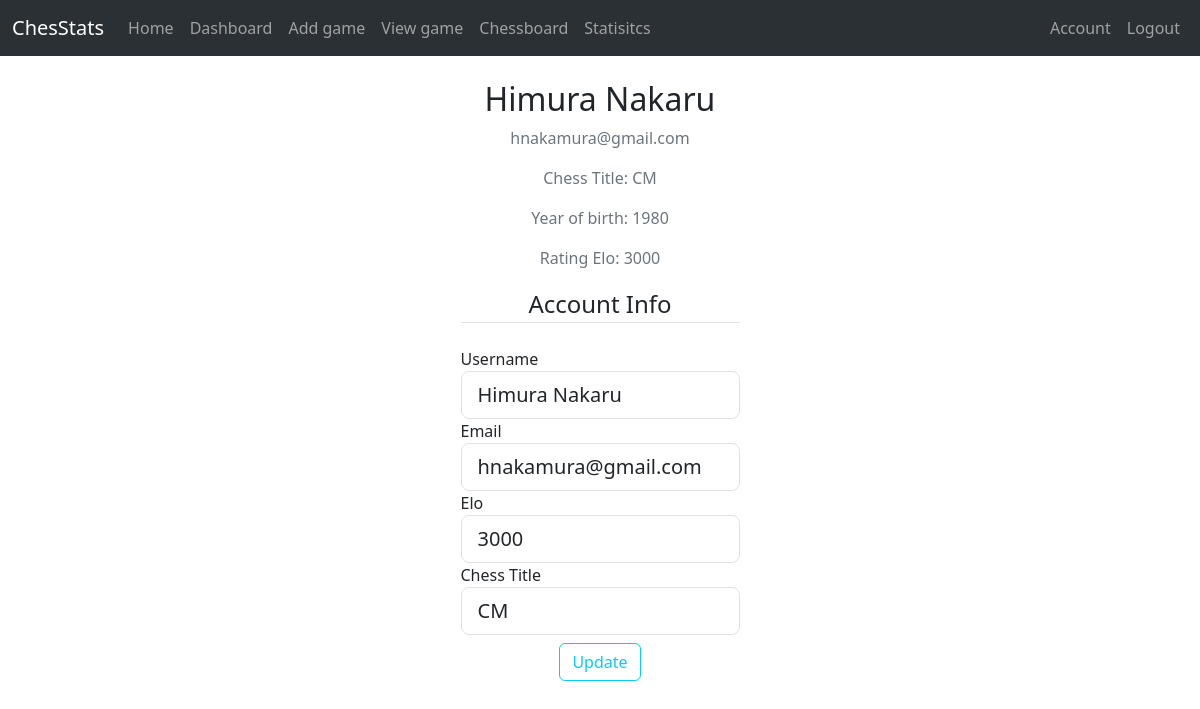
Page /account (signed in) on the earlier database version.
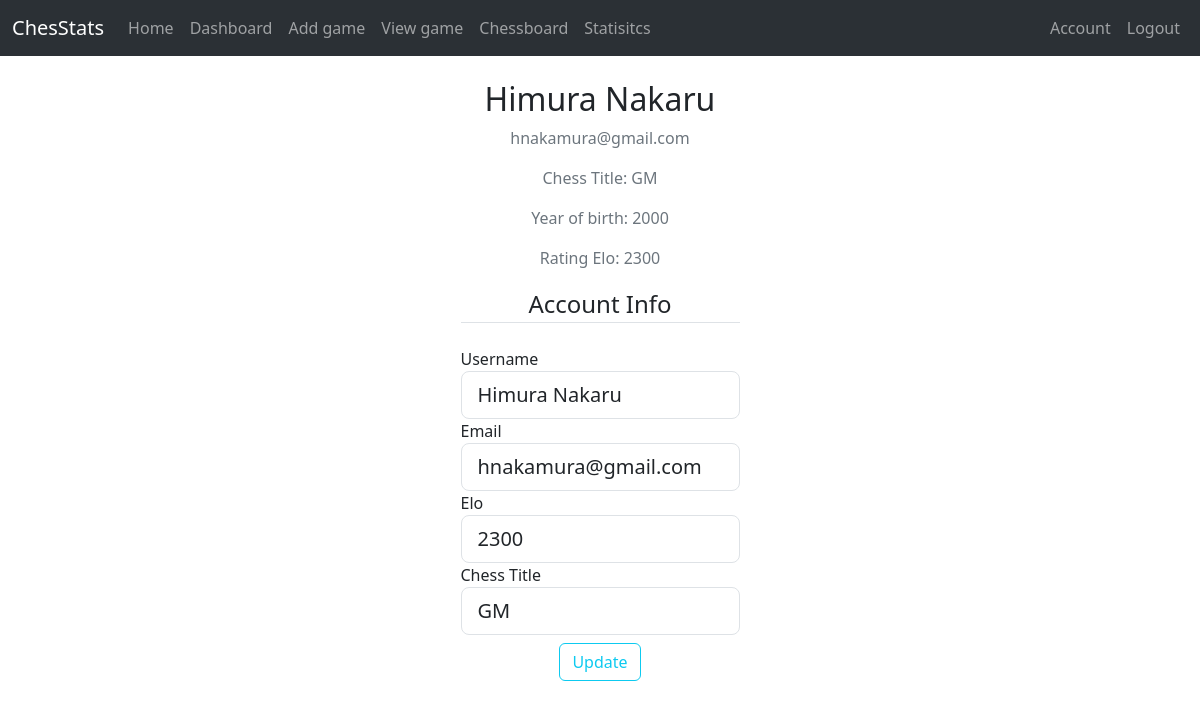
Same page on the later database version.
### tables this page shows
CREATE TABLE user
          (id INTEGER PRIMARY KEY AUTOINCREMENT,
          username TEXT,
          email TEXT,
          password TEXT,
          year_of_birth INTEGER,
          elo INTEGER,
          title TEXT);

### application/routes.py (the view)
@app.route("/account", methods=['GET', 'POST'])
@login_required
def account():
    form = UpdateAccountForm()
    if form.validate_on_submit():
        conn = sqlite3.connect('instance/chessdb.db')
        curs = conn.cursor()
        curs.execute(f'''UPDATE game
        SET player = "{form.username.data}"
        WHERE player = "{current_user.username}"
        ''')
        curs.execute(f'''UPDATE user
        SET username = "{form.username.data}", email = "{form.email.data}",
        elo = "{form.elo.data}", title = "{form.title.data}"
        WHERE id = "{current_user.get_id()}"''')
        conn.commit()
        conn.close()
        flash('Your account has been updated!', 'success')
        return redirect(url_for('account'))
    elif request.method == 'GET':
        form.username.data = current_user.username
        form.email.data = current_user.email
        form.elo.data = current_user.elo
        form.title.data = current_user.title
    return render_template('account.html', title='Account', form=form)

### application/forms.py (shortened to what this page needs)
class UpdateAccountForm(FlaskForm):
    username = StringField('Username',
                        validators=[DataRequired(), Length(min=2, max=20)])
    email = StringField('Email',
                        validators=[DataRequired(), Email()])
    elo = IntegerField('Elo',
                        validators=[NumberRange(1000,4000)])
    title = SelectField(u'Chess Title',
    choices=[('None'), ('WCM'), ('WFM'), ('WIM'), ('WGM'), ('CM'), ('FM'), ('IM'), ('GM')],
    validators=[DataRequired()])
    submit = SubmitField('Update')

### application/models.py (called while the page is built)
@login_manager.user_loader
def load_user(user_id):
     conn = sqlite3.connect("instance/chessdb.db")
     curs = conn.cursor()
     curs.execute("SELECT * from user where id = (?)", [user_id])
     query = curs.fetchone()
     conn.commit()
     conn.close()
     if query:
          return User(username=query[1], email=query[2], password=query[3], year_of_birth=query[4], elo=query[5], title=query[6])
     else:
          return None

### application/templates/account.html (shortened to what this page needs)
{% extends "layout.html" %}
{% block content %}
    <div class="content-section mt-4">
        <div class="d-flex justify-content-center">
            <div class="media-body">
            <h2 class="account-heading text-center">{{ current_user.username }}</h2>
            <p class="text-secondary text-center">{{ current_user.email }}</p>
            <p class="text-secondary text-center"> Chess Title: {{ current_user.title }}</p>
            <p class="text-secondary text-center"> Year of birth: {{ current_user.year_of_birth }}</p>
            <p class="text-secondary text-center"> Rating Elo: {{ current_user.elo }}</p>
            </div>
        </div>
    </div>
    <div class="content-section">
        <div class="d-flex justify-content-center">
            <form class="col-md-3" method="POST" action="">
                <fieldset class="form-group">
                    <legend class="border-bottom mb-4 text-center">Account Info</legend>
                    <div class="form-group">
                        {{ form.username.label(class="form-control-label") }}
                        {% if form.username.errors %}
                            {{ form.username(class="form-control form-control-lg is-invalid") }}
                            <div class="invalid-feedback">
                                {% for error in form.username.errors %}
                                    <span>{{ error }}</span>
                                {% endfor %}
                            </div>
                        {% else %}
                            {{ form.username(class="form-control form-control-lg") }}
                        {% endif %}
                    </div>
                    <div class="form-group">
                        {{ form.email.label(class="form-control-label") }}
                        {% if form.email.errors %}
                            {{ form.email(class="form-control form-control-lg is-invalid") }}
                            <div class="invalid-feedback">
                                {% for error in form.email.errors %}
                                    <span>{{ error }}</span>
                                {% endfor %}
                            </div>
                        {% else %}
                            {{ form.email(class="form-control form-control-lg") }}
                        {% endif %}
                    </div>
                    <div class="form-group">
                        {{ form.elo.label(class="form-control-label") }}
                        {% if form.elo.errors %}
                            {{ form.elo(class="form-control form-control-lg is-invalid") }}
                            <div class="invalid-feedback">
                                {% for error in form.elo.errors %}
                                    <span>{{ error }}</span>
                                {% endfor %}
                            </div>
                        {% else %}
                            {{ form.elo(class="form-control form-control-lg") }}
                        {% endif %}
                    </div>
                    <div class="form-group">
                        {{ form.title.label(class="form-control-label") }}
                        {% if form.title.errors %}
                            {{ form.title(class="form-control form-control-lg is-invalid") }}
                            <div class="invalid-feedback">
                                {% for error in form.title.errors %}
                                    <span>{{ error }}</span>
                                {% endfor %}
                            </div>
                        {% else %}
                            {{ form.title(class="form-control form-control-lg") }}
                        {% endif %}
                    </div>
                </fieldset>
                <div class="d-flex justify-content-center mt-2">
                    <div class="form-group">
                        {{ form.submit(class="btn btn-outline-info") }}
                    </div>
                </div>
            </form>
        </div>
    </div>
{% endblock content %}

Differences in the rows shown:
changed user "Himura Nakaru": title "CM" → "GM"; year_of_birth "1980" → "2000"; elo "3000" → "2300"
